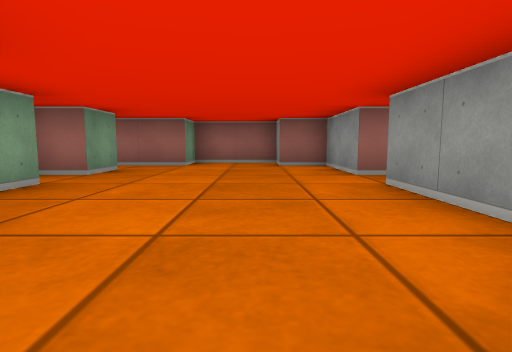
View 1 (above)

19 first-person views from a walk through a cub3D level. The camera is about half as high as the walls, tilts 6° down and sees 80° across. The floor is counted in squares. Each view is taken from the middle of a square. On the plan, view 1 faces up. The plan holds only what a view shows up to about 9 squares ahead; the rest is blank. The place goes on beyond the plan.

View 2
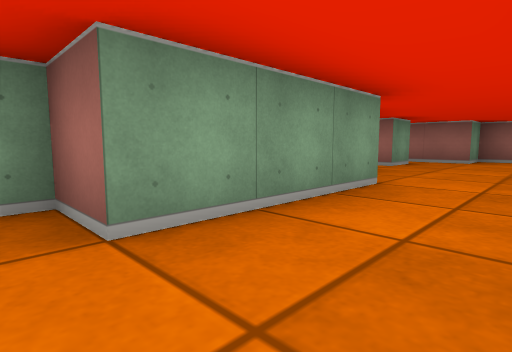

View 3
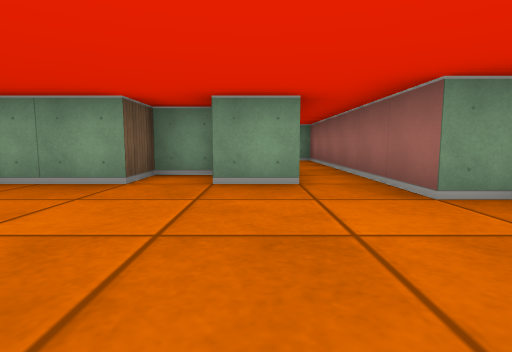

View 4
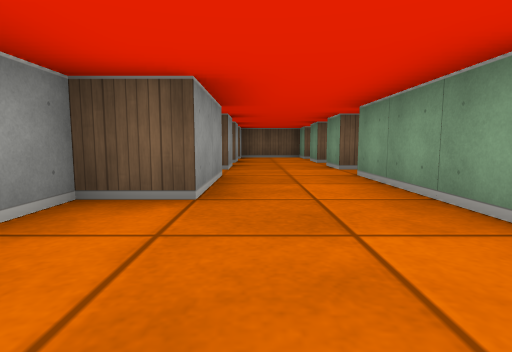

View 5
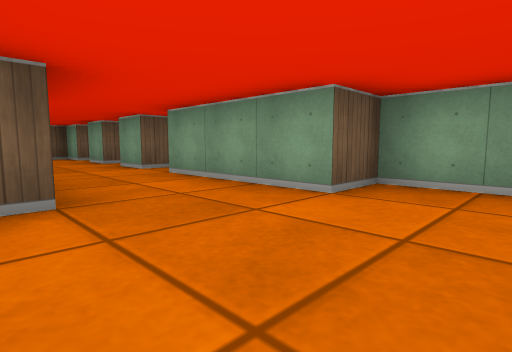

View 6
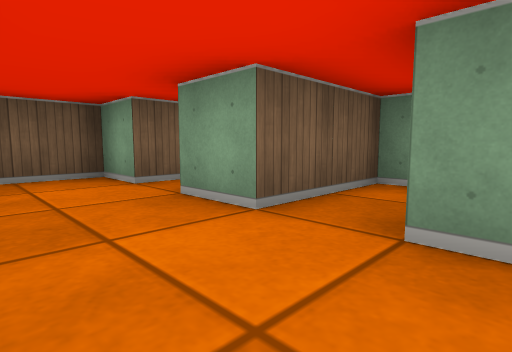

View 7
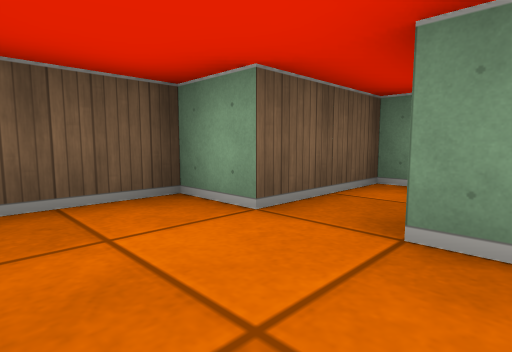

View 8
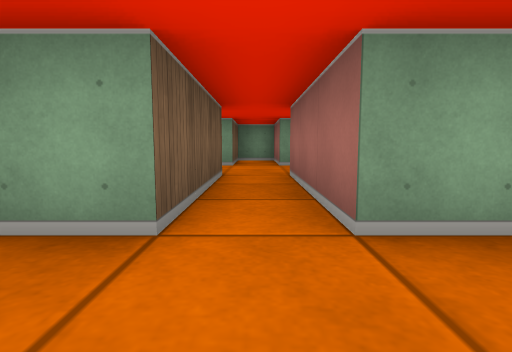

View 9
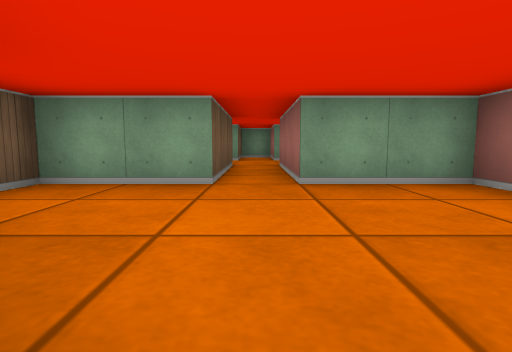

View 10
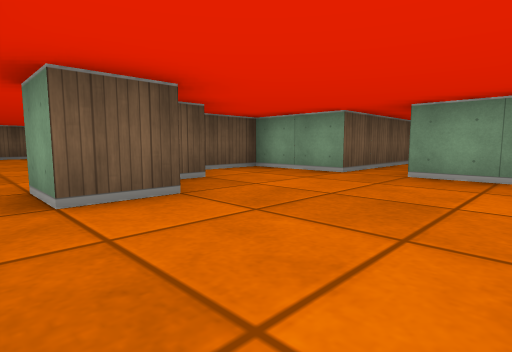

View 11
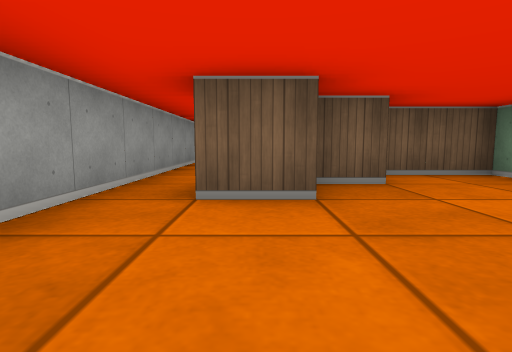

View 12
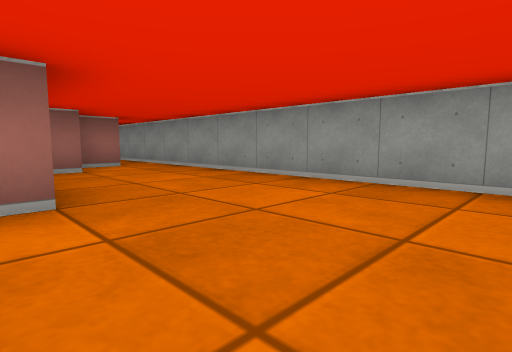

View 13
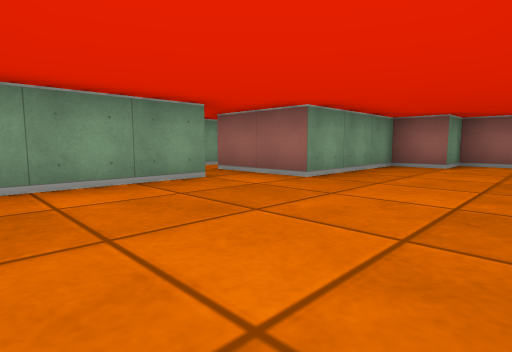

View 14
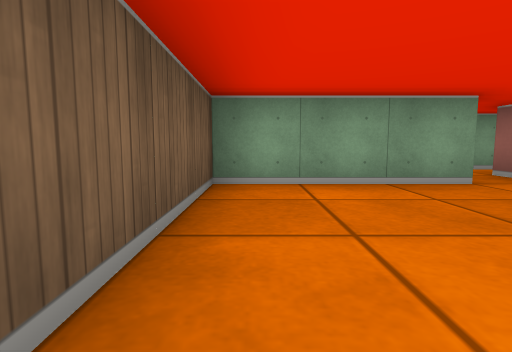

View 15
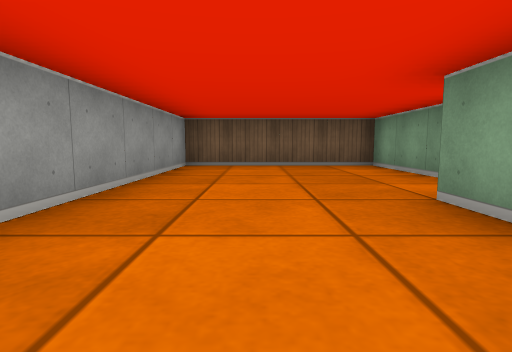

View 16
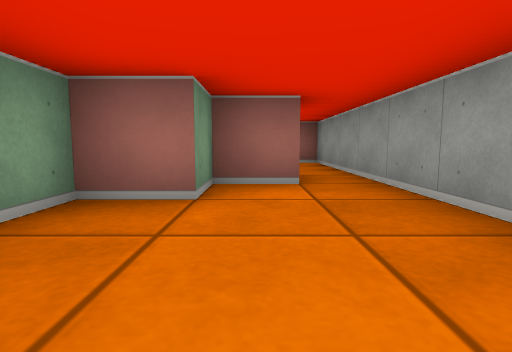

View 17
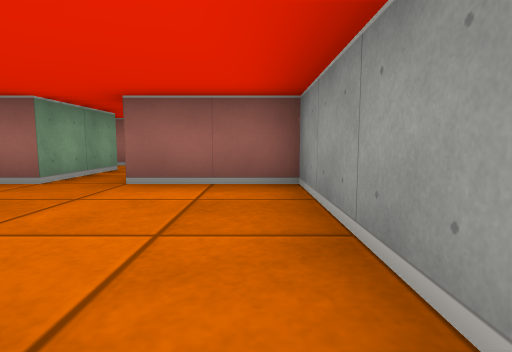

View 18
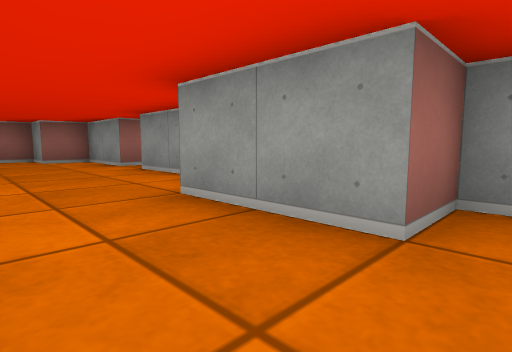

View 19
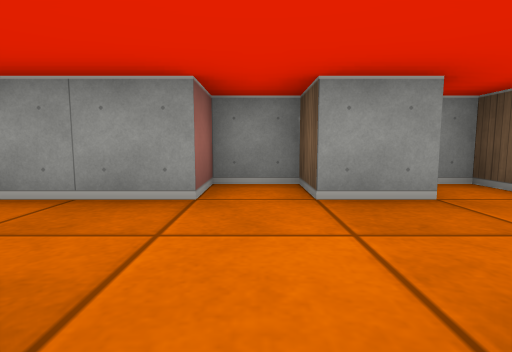

### Floor plan
Ten units are one square. View 1 is at (0, 0); x grows to the right and y downward. Boxes are objects, and circles mark ways between rooms. Rooms are numbered by the first view taken in them; rooms with no view inside come last. Other rooms are left out.
<svg viewBox="-80 -80 170 240">
<path fill="none" stroke="#000" d="M-35 -44 -35 -35 -25 -35 -25 -15 -15 -15 -15 15 -25 15 -25 19M15 -45 15 -65 5 -65 5 -75 -15 -75 -15 -65 -75 -65 -75 -61M-25 -56 -25 -45 -32 -45M-21 25 -15 25M5 25 15 25 15 15 5 15 5 -5 15 -5 15 -35M5 36 5 25M-15 25 -15 35M5 55 5 45 15 45 15 40M-36 45 -15 45 -15 55M64 65 75 65 75 75M54 75 65 75M55 35 35 35 35 55 5 55M85 75 85 35 65 35M5 65 35 65 35 85 51 85M45 124 45 155 85 155 85 75M75 75 65 75 65 85 55 85 55 115 35 115M-15 55 -35 55 -35 65 -15 65 -15 75 -1 75"/>
<circle cx="-5" cy="30" r="3" fill="#2a7"/>
<circle cx="-5" cy="50" r="3" fill="#2a7"/>
<circle cx="80" cy="70" r="3" fill="#2a7"/>
<circle cx="10" cy="60" r="3" fill="#2a7"/>
<text x="-10" y="-30">1</text>
<text x="-10" y="40">2</text>
<text x="50" y="60">3</text>
<text x="70" y="120">4</text>
<text x="-10" y="60">5</text>
</svg>
Room 1 opens to room 2. Room 2 opens to room 5. Room 3 opens to room 4. Room 3 opens to room 5.

Where each view was taken, in squares from view 1:
view 1: 0 up, 0 right, facing up
view 2: 2 down, 0 right, facing up-left
view 3: 5 up, 1 right, facing left
view 4: 3 up, 0 right, facing down
view 5: 3 up, 1 right, facing down-left
view 6: 3 down, 0 right, facing down-left
view 7: 5 down, 0 right, facing down-left
view 8: 6 down, 5 right, facing left
view 9: 6 down, 7 right, facing left
view 10: 4 down, 8 right, facing down-left
view 11: 4 down, 7 right, facing down
view 12: 14 down, 5 right, facing up-right
view 13: 15 down, 8 right, facing up-left
view 14: 15 down, 8 right, facing left
view 15: 9 down, 7 right, facing down
view 16: 11 down, 7 right, facing up
view 17: 7 down, 8 right, facing up
view 18: 2 down, 1 left, facing up-right
view 19: 2 down, 2 left, facing right
